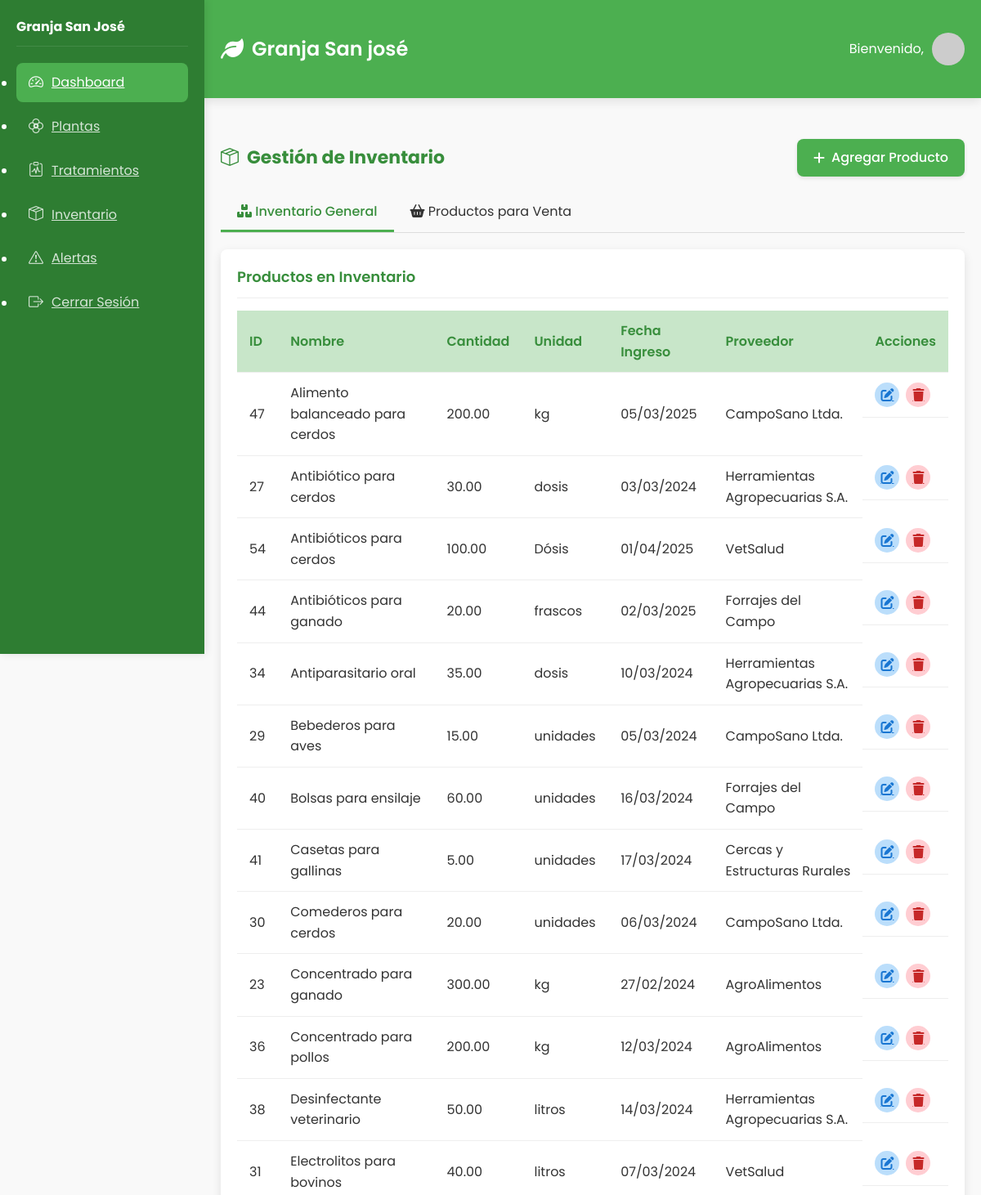
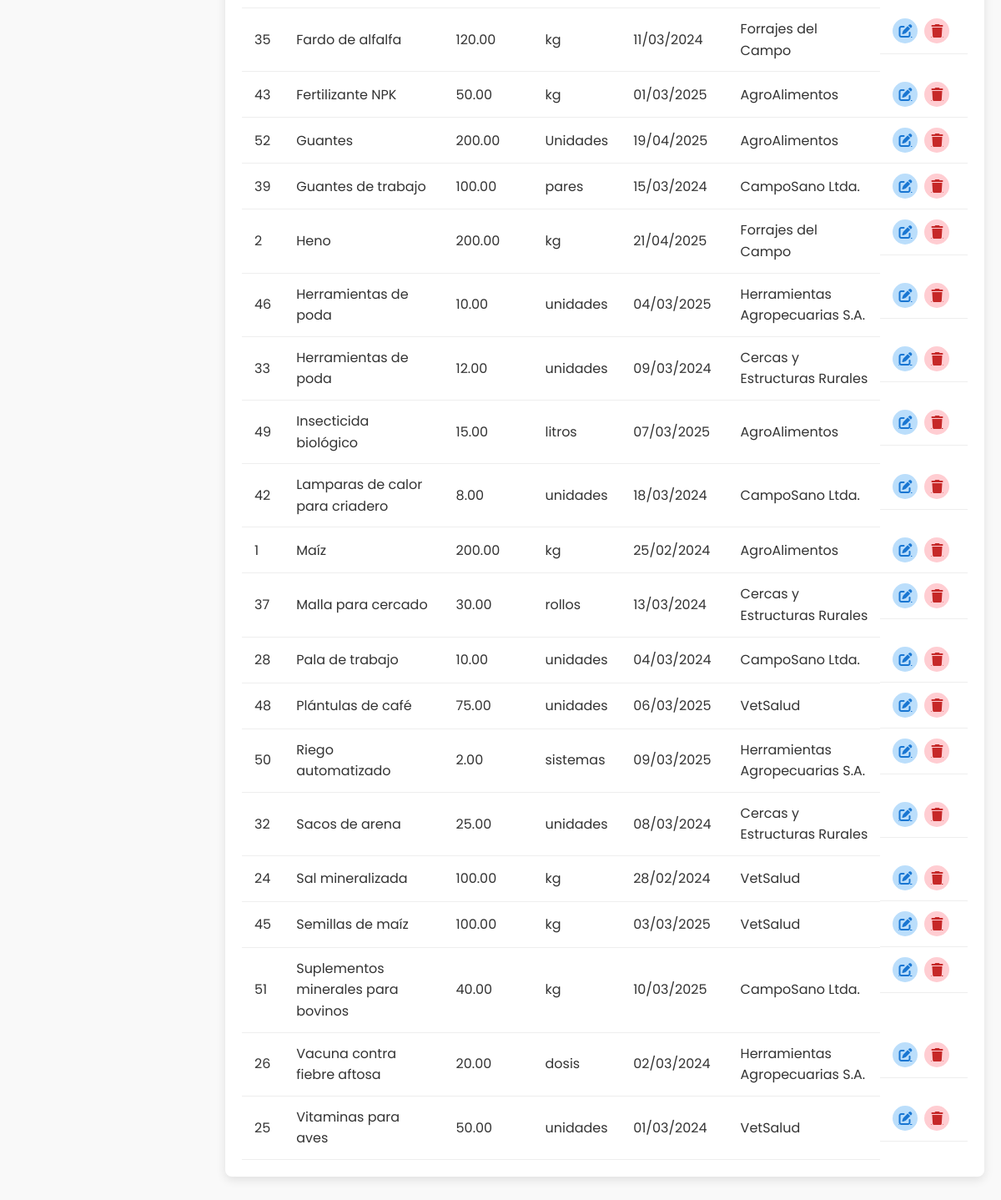
The app's page /inventario.php with its own data (2 pictures, top to bottom).
### tables this page shows
CREATE TABLE `inventario` (
  `id_producto` int(11) NOT NULL,
  `nombre_producto` varchar(100) NOT NULL,
  `cantidad` decimal(10,2) NOT NULL,
  `unidad_medida` varchar(20) NOT NULL,
  `fecha_ingreso` date NOT NULL,
  `id_proveedor` int(11) DEFAULT NULL
);

CREATE TABLE `proveedores` (
  `id_proveedor` int(11) NOT NULL,
  `nombre` varchar(100) NOT NULL,
  `telefono` varchar(20) DEFAULT NULL,
  `direccion` varchar(255) DEFAULT NULL,
  `tipo_producto` varchar(100) NOT NULL
);

### inventario.php (the view, shortened to what this page needs)
<?php
$conexion = new Conexion();
$db = $conexion->getConexion();
$action = isset($_GET['action']) ? $_GET['action'] : 'list';
$inventario = $db->query("SELECT i.*, p.nombre as proveedor_nombre
                         FROM inventario i
                         LEFT JOIN proveedores p ON i.id_proveedor = p.id_proveedor
                         ORDER BY nombre_producto")->fetch_all(MYSQLI_ASSOC);
$tab = isset($_GET['tab']) ? $_GET['tab'] : 'inventario';
?>
<!DOCTYPE html>
<html lang="es">
<head>
    <link rel="stylesheet" href="https://cdnjs.cloudflare.com/ajax/libs/font-awesome/6.0.0-beta3/css/all.min.css">
    <link rel="stylesheet" href="https://cdn.jsdelivr.net/npm/bootstrap-icons@1.8.1/font/bootstrap-icons.css">
</head>
<body>
    <?php
            switch ($_SESSION['tipo_usuario']) {
                default:
                    include 'includes/sidebar.php';
                    break;
            }
        ?>
    <div class="main-content">
        <header>
            <div class="container header-content">
                <div class="logo">
                    <i class="fas fa-leaf"></i>
                    <h1>Granja San josé</h1>
                </div>
                <div class="user-info">
                    <span>Bienvenido, <?php echo $_SESSION['nombre']; ?></span>
                    <img src="https://ui-avatars.com/api/?name=<?php echo urlencode($_SESSION['nombre']); ?>&background=4CAF50&color=fff" alt="Usuario">
                </div>
            </div>
        </header>
        <div class="container">
            <div class="page-title">
                <h2><i class="bi bi-box-seam"></i> Gestión de Inventario</h2>
                <div>
                    <?php if ($action == 'list' && $tab == 'inventario'): ?>
                        <a href="inventario.php?action=add" class="btn">
                            <i class="fas fa-plus"></i> Agregar Producto
                        </a>
                    <?php elseif ($action == 'list' && $tab == 'productos'): ?>
                        <a href="inventario.php?action=add_product&tab=productos" class="btn">
                            <i class="fas fa-plus"></i> Agregar Producto
                        </a>
                    <?php else: ?>
                        <a href="inventario.php<?php echo $tab == 'productos' ? '?tab=productos' : ''; ?>" class="btn btn-outline">
                            <i class="fas fa-arrow-left"></i> Volver
                        </a>
                    <?php endif; ?>
                </div>
            </div>
            <div class="tabs">
                <div class="tab <?php echo $tab == 'inventario' ? 'active' : ''; ?>" onclick="location.href='inventario.php'">
                    <i class="fas fa-boxes"></i> Inventario General
                </div>
                <div class="tab <?php echo $tab == 'productos' ? 'active' : ''; ?>" onclick="location.href='inventario.php?tab=productos'">
                    <i class="fas fa-shopping-basket"></i> Productos para Venta
                </div>
            </div>
            <div class="tab-content <?php echo $tab == 'inventario' ? 'active' : ''; ?>">
                <?php if ($action == 'list'): ?>
                    <div class="card">
                        <div class="card-header">
                            <div class="card-title">Productos en Inventario</div>
                        </div>
                        <div class="card-body">
                            <?php if (count($inventario) > 0): ?>
                                <table class="table">
                                    <thead>
                                        <tr>
                                            <th>ID</th>
                                            <th>Nombre</th>
                                            <th>Cantidad</th>
                                            <th>Unidad</th>
                                            <th>Fecha Ingreso</th>
                                            <th>Proveedor</th>
                                            <th>Acciones</th>
                                        </tr>
                                    </thead>
                                    <tbody>
                                        <?php foreach ($inventario as $item): ?>
                                            <tr>
                                                <td><?php echo $item['id_producto']; ?></td>
                                                <td><?php echo $item['nombre_producto']; ?></td>
                                                <td><?php echo $item['cantidad']; ?></td>
                                                <td><?php echo $item['unidad_medida']; ?></td>
                                                <td><?php echo date('d/m/Y', strtotime($item['fecha_ingreso'])); ?></td>
                                                <td><?php echo $item['proveedor_nombre'] ?? 'N/A'; ?></td>
                                                <td class="actions">
                                                    <a href="inventario.php?action=edit&id=<?php echo $item['id_producto']; ?>" class="action-btn edit">
                                                        <i class="fas fa-edit"></i>
                                                    </a>
                                                    <a href="inventario.php?delete=<?php echo $item['id_producto']; ?>" class="action-btn delete" onclick="return confirm('¿Estás seguro de eliminar este producto?')">
                                                        <i class="fas fa-trash"></i>
                                                    </a>
                                                </td>
                                            </tr>
                                        <?php endforeach; ?>
                                    </tbody>
                                </table>
                            <?php endif; ?>
                        </div>
                    </div>
                <?php endif; ?>
            </div>
        </div>
    </div>
</body>
</html>

### includes/sidebar.php
<nav class="col-md-2 d-none d-md-block sidebar py-3">
    <div class="text-center mb-4">
        <h4 class="text-white">Granja San José</h4>
    </div>
    <ul class="nav flex-column">
        <li class="nav-item">
            <a class="nav-link active" href="#">
                <i class="bi bi-speedometer2 me-2"></i>Dashboard
            </a>
        </li>
        <li class="nav-item">
            <a class="nav-link" href="plantas.php">
                <i class="bi bi-flower2 me-2"></i>Plantas
            </a>
        </li>
        <li class="nav-item">
            <a class="nav-link" href="tratamientos.php">
                <i class="bi bi-clipboard-pulse me-2"></i>Tratamientos
            </a>
        </li>
        <li class="nav-item">
            <a class="nav-link" href="inventario.php">
                <i class="bi bi-box-seam me-2"></i>Inventario
            </a>
        </li>
        <li class="nav-item">
            <a class="nav-link" href="alertas.php">
                <i class="bi bi-exclamation-triangle me-2"></i>Alertas
            </a>
        </li>
        <li class="nav-item mt-4">
            <a class="nav-link text-danger" href="conexion/logout2.php">
                <i class="bi bi-box-arrow-right me-2"></i>Cerrar Sesión
            </a>
        </li>
    </ul>
</nav>

### inventario.php (style rules this page uses)
:root { --primary-color: #4CAF50; --primary-dark: #388E3C; --primary-light: #C8E6C9; --secondary-color: #8BC34A; --accent-color: #FFC107; --text-dark: #333; --text-light: #f5f5f5; --bg-light: #f9f9f9; --bg-dark: #2E7D32; --border-radius: 8px; --box-shadow: 0 4px 12px rgba(0, 0, 0, 0.1); --transition: all 0.3s ease; }
* { margin: 0; padding: 0; box-sizing: border-box; }
body { font-family: 'Poppins', sans-serif; background-color: var(--bg-light); color: var(--text-dark); line-height: 1.6; display: flex; min-height: 100vh; }
.sidebar { background-color: var(--bg-dark); color: white; width: 250px; min-height: 100vh; padding: 20px; box-shadow: 2px 0 10px rgba(0,0,0,0.1); position: fixed; left: 0; top: 0; z-index: 1000; }
.sidebar h4 { color: white; padding-bottom: 10px; border-bottom: 1px solid rgba(255,255,255,0.1); margin-bottom: 20px; }
.nav-link { color: rgba(255,255,255,0.8); padding: 10px 15px; margin-bottom: 5px; border-radius: var(--border-radius); transition: var(--transition); display: flex; align-items: center; }
.nav-link.active { background-color: var(--primary-color); color: white; }
.nav-link i { margin-right: 10px; font-size: 18px; }
.main-content { flex: 1; margin-left: 250px; }
.container { max-width: 1200px; margin: 0 auto; padding: 20px; }
header { background-color: var(--primary-color); color: white; padding: 20px 0; box-shadow: var(--box-shadow); margin-bottom: 30px; }
.header-content { display: flex; justify-content: space-between; align-items: center; }
.logo { display: flex; align-items: center; gap: 10px; }
.logo i { font-size: 28px; }
.logo h1 { font-size: 24px; font-weight: 600; }
.user-info { display: flex; align-items: center; gap: 10px; }
.user-info img { width: 40px; height: 40px; border-radius: 50%; object-fit: cover; }
.page-title { display: flex; justify-content: space-between; align-items: center; margin-bottom: 20px; }
.page-title h2 { font-size: 22px; color: var(--primary-dark); display: flex; align-items: center; gap: 10px; }
.btn { display: inline-flex; align-items: center; gap: 8px; padding: 10px 20px; background-color: var(--primary-color); color: white; border: none; border-radius: var(--border-radius); cursor: pointer; text-decoration: none; font-weight: 500; transition: var(--transition); box-shadow: 0 2px 5px rgba(0,0,0,0.1); }
.btn i { font-size: 16px; }
.card { background-color: white; border-radius: var(--border-radius); box-shadow: var(--box-shadow); padding: 20px; margin-bottom: 20px; transition: var(--transition); }
.card-header { display: flex; justify-content: space-between; align-items: center; margin-bottom: 15px; padding-bottom: 10px; border-bottom: 1px solid #eee; }
.card-title { font-size: 18px; font-weight: 600; color: var(--primary-dark); }
.table { width: 100%; border-collapse: collapse; }
.table th, .table td { padding: 12px 15px; text-align: left; border-bottom: 1px solid #eee; }
.table th { background-color: var(--primary-light); color: var(--primary-dark); font-weight: 600; }
.actions { display: flex; gap: 8px; }
.action-btn { width: 30px; height: 30px; display: flex; align-items: center; justify-content: center; border-radius: 50%; background-color: #f0f0f0; color: #555; border: none; cursor: pointer; transition: var(--transition); }
.action-btn.edit { background-color: #BBDEFB; color: #1976D2; }
.action-btn.delete { background-color: #FFCDD2; color: #C62828; }
.tabs { display: flex; border-bottom: 1px solid #ddd; margin-bottom: 20px; }
.tab { padding: 10px 20px; cursor: pointer; border-bottom: 3px solid transparent; transition: var(--transition); }
.tab.active { border-bottom-color: var(--primary-color); color: var(--primary-dark); font-weight: 500; }
.tab-content { display: none; }
.tab-content.active { display: block; }

### records on screen
inventario: id_producto "47", nombre_producto "Alimento balanceado para cerdos", cantidad "200.00", unidad_medida "kg", fecha_ingreso "05/03/2025", id_proveedor.nombre "CampoSano Ltda."
inventario: id_producto "27", nombre_producto "Antibiótico para cerdos", cantidad "30.00", unidad_medida "dosis", fecha_ingreso "03/03/2024", id_proveedor.nombre "Herramientas Agropecuarias S.A."
inventario: id_producto "54", nombre_producto "Antibióticos para cerdos", cantidad "100.00", unidad_medida "Dósis", fecha_ingreso "01/04/2025", id_proveedor.nombre "VetSalud"
inventario: id_producto "44", nombre_producto "Antibióticos para ganado", cantidad "20.00", unidad_medida "frascos", fecha_ingreso "02/03/2025", id_proveedor.nombre "Forrajes del Campo"
inventario: id_producto "34", nombre_producto "Antiparasitario oral", cantidad "35.00", unidad_medida "dosis", fecha_ingreso "10/03/2024", id_proveedor.nombre "Herramientas Agropecuarias S.A."
inventario: id_producto "29", nombre_producto "Bebederos para aves", cantidad "15.00", unidad_medida "unidades", fecha_ingreso "05/03/2024", id_proveedor.nombre "CampoSano Ltda."
inventario: id_producto "40", nombre_producto "Bolsas para ensilaje", cantidad "60.00", unidad_medida "unidades", fecha_ingreso "16/03/2024", id_proveedor.nombre "Forrajes del Campo"
inventario: id_producto "41", nombre_producto "Casetas para gallinas", cantidad "5.00", unidad_medida "unidades", fecha_ingreso "17/03/2024", id_proveedor.nombre "Cercas y Estructuras Rurales"
inventario: id_producto "30", nombre_producto "Comederos para cerdos", cantidad "20.00", unidad_medida "unidades", fecha_ingreso "06/03/2024", id_proveedor.nombre "CampoSano Ltda."
inventario: id_producto "23", nombre_producto "Concentrado para ganado", cantidad "300.00", unidad_medida "kg", fecha_ingreso "27/02/2024", id_proveedor.nombre "AgroAlimentos"
inventario: id_producto "36", nombre_producto "Concentrado para pollos", cantidad "200.00", unidad_medida "kg", fecha_ingreso "12/03/2024", id_proveedor.nombre "AgroAlimentos"
inventario: id_producto "38", nombre_producto "Desinfectante veterinario", cantidad "50.00", unidad_medida "litros", fecha_ingreso "14/03/2024", id_proveedor.nombre "Herramientas Agropecuarias S.A."
inventario: id_producto "31", nombre_producto "Electrolitos para bovinos", cantidad "40.00", unidad_medida "litros", fecha_ingreso "07/03/2024", id_proveedor.nombre "VetSalud"
inventario: id_producto "35", nombre_producto "Fardo de alfalfa", cantidad "120.00", unidad_medida "kg", fecha_ingreso "11/03/2024", id_proveedor.nombre "Forrajes del Campo"
inventario: id_producto "43", nombre_producto "Fertilizante NPK", cantidad "50.00", unidad_medida "kg", fecha_ingreso "01/03/2025", id_proveedor.nombre "AgroAlimentos"
inventario: id_producto "52", nombre_producto "Guantes", cantidad "200.00", unidad_medida "Unidades", fecha_ingreso "19/04/2025", id_proveedor.nombre "AgroAlimentos"
inventario: id_producto "39", nombre_producto "Guantes de trabajo", cantidad "100.00", unidad_medida "pares", fecha_ingreso "15/03/2024", id_proveedor.nombre "CampoSano Ltda."
inventario: id_producto "2", nombre_producto "Heno", cantidad "200.00", unidad_medida "kg", fecha_ingreso "21/04/2025", id_proveedor.nombre "Forrajes del Campo"
inventario: id_producto "46", nombre_producto "Herramientas de poda", cantidad "10.00", unidad_medida "unidades", fecha_ingreso "04/03/2025", id_proveedor.nombre "Herramientas Agropecuarias S.A."
inventario: id_producto "33", nombre_producto "Herramientas de poda", cantidad "12.00", unidad_medida "unidades", fecha_ingreso "09/03/2024", id_proveedor.nombre "Cercas y Estructuras Rurales"
inventario: id_producto "49", nombre_producto "Insecticida biológico", cantidad "15.00", unidad_medida "litros", fecha_ingreso "07/03/2025", id_proveedor.nombre "AgroAlimentos"
inventario: id_producto "42", nombre_producto "Lamparas de calor para criadero", cantidad "8.00", unidad_medida "unidades", fecha_ingreso "18/03/2024", id_proveedor.nombre "CampoSano Ltda."
inventario: id_producto "1", nombre_producto "Maíz", cantidad "200.00", unidad_medida "kg", fecha_ingreso "25/02/2024", id_proveedor.nombre "AgroAlimentos"
inventario: id_producto "37", nombre_producto "Malla para cercado", cantidad "30.00", unidad_medida "rollos", fecha_ingreso "13/03/2024", id_proveedor.nombre "Cercas y Estructuras Rurales"
inventario: id_producto "28", nombre_producto "Pala de trabajo", cantidad "10.00", unidad_medida "unidades", fecha_ingreso "04/03/2024", id_proveedor.nombre "CampoSano Ltda."
inventario: id_producto "48", nombre_producto "Plántulas de café", cantidad "75.00", unidad_medida "unidades", fecha_ingreso "06/03/2025", id_proveedor.nombre "VetSalud"
inventario: id_producto "50", nombre_producto "Riego automatizado", cantidad "2.00", unidad_medida "sistemas", fecha_ingreso "09/03/2025", id_proveedor.nombre "Herramientas Agropecuarias S.A."
inventario: id_producto "32", nombre_producto "Sacos de arena", cantidad "25.00", unidad_medida "unidades", fecha_ingreso "08/03/2024", id_proveedor.nombre "Cercas y Estructuras Rurales"
inventario: id_producto "24", nombre_producto "Sal mineralizada", cantidad "100.00", unidad_medida "kg", fecha_ingreso "28/02/2024", id_proveedor.nombre "VetSalud"
inventario: id_producto "45", nombre_producto "Semillas de maíz", cantidad "100.00", unidad_medida "kg", fecha_ingreso "03/03/2025", id_proveedor.nombre "VetSalud"
inventario: id_producto "51", nombre_producto "Suplementos minerales para bovinos", cantidad "40.00", unidad_medida "kg", fecha_ingreso "10/03/2025", id_proveedor.nombre "CampoSano Ltda."
inventario: id_producto "26", nombre_producto "Vacuna contra fiebre aftosa", cantidad "20.00", unidad_medida "dosis", fecha_ingreso "02/03/2024", id_proveedor.nombre "Herramientas Agropecuarias S.A."
inventario: id_producto "25", nombre_producto "Vitaminas para aves", cantidad "50.00", unidad_medida "unidades", fecha_ingreso "01/03/2024", id_proveedor.nombre "VetSalud"
